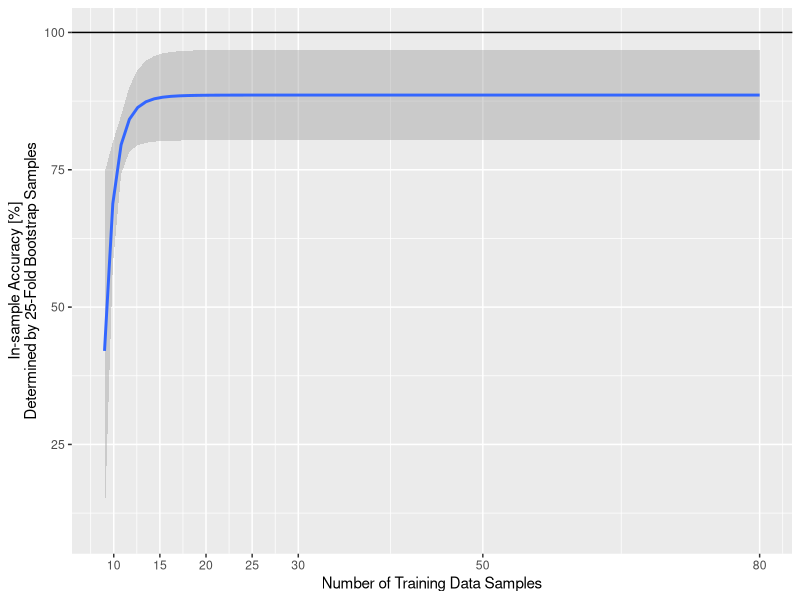
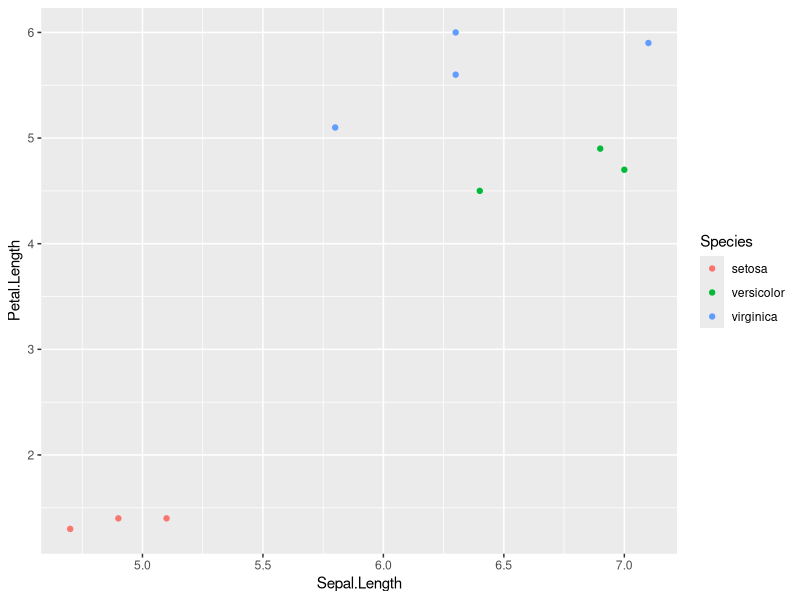

Generate these figures, in order, with R:
###Course Project Development
# Goal -train linear ML algorithm and report accuracy (kappa) and predict the 
# learning curve for the predicsion on the set of data where user inputs the 

library(caret)

data(iris)
iris <- iris

iris$Species <- as.factor(iris$Species)

### separate data into training and test data
set.seed(1177)
# trainIndex <- createDataPartition(iris$Species, p = 0.70, list=FALSE)
# training <- iris[trainIndex,]
# testing <- iris[-trainIndex,]

training <- iris

### Train lda Classifier
#fit model

# slider... n should be from 2 - 90
n <- 30
z <- 9
training_cases <- rep(0, n-z)
in_sample <- rep(0, n-z)
out_sample <- rep(0, n-z)
allRows <- vector("list", n)

for (i in z:n){
        classA <- grep("setosa", training$Species)
        classB <- grep("versicolor", training$Species)
        classC <- grep("virginica", training$Species)

        x <- floor(i/3)+ceiling(i/3)+ceiling(i/3)
        y <- floor(i/3)+floor(i/3)+ceiling(i/3)
        
        #Separate the input number of training data cases into three integers
        if (x == i){
                numRowsToSelect = c(floor(i/3),ceiling(i/3),ceiling(i/3))
        }
        
        if (y == i){
                numRowsToSelect = c(floor(i/3),floor(i/3),ceiling(i/3))
        }
        
        Acases = numRowsToSelect[1]
        Bcases = numRowsToSelect[2]
        Ccases = numRowsToSelect[3]
        
        #determine if the A class has adequate training cases to suppor the desired number
        if (numRowsToSelect[1] > length(classA)){
                Acases = length(classA)
        }
        
        #determine if the B class has adequate training cases to suppor the desired number
        if (numRowsToSelect[2] > length(classB)){
                Bcases = length(classB)
        }
        
        #determine if the C class has adequate training cases to suppor the desired number
        if (numRowsToSelect[3] > length(classC)){
                Ccases = length(classB)
        }
        
        rm(includeRows)
        includeRows <- c(classA[1:Acases], classB[1:Bcases], classC[1:Ccases])
        
        #store all the rows used for each training subset
        allRows[[i]] <- list(includeRows)
        
        #Train Model - LDA
        Lda <- train(Species ~ ., method="lda", data=training[includeRows,])

        training_cases[i-z] <- length(includeRows)
        in_sample[i-z] <- as.numeric(Lda$results$Kappa)
        # out_sample[i-z] <- as.numeric(result$overall[1])
}

rm(x,y)

learningData <- data.frame(training_cases, in_sample)
colnames(learningData) <- c("training_cases", "in_sample")


#plot of actual accuracy and predicted accuracy
p1 <- ggplot(learningData[1:4,], aes(training_cases, I(100*in_sample))) + 
        geom_point(size = 2, alpha = 0.5, color="forestgreen", fill ="forestgreen") +
        geom_line(color = "forestgreen") +
        scale_x_continuous(breaks = c(0, 5, 10, 15, 20, 25, 30, 50, 80), limits = c(9,80)) +
        geom_smooth(method = "lm", formula = y ~ I(1/x^9), fullrange = TRUE) +
        geom_hline(yintercept = 100) +
        xlab("Number of Training Data Samples") +
        ylab("In-sample Accuracy [%]\nDetermined by 25-Fold Bootstrap Samples")
p1

p2 <- ggplot(iris[allRows[[10]][[1]],], aes(Sepal.Length, Petal.Length, color = Species)) + 
        geom_point()
p2
